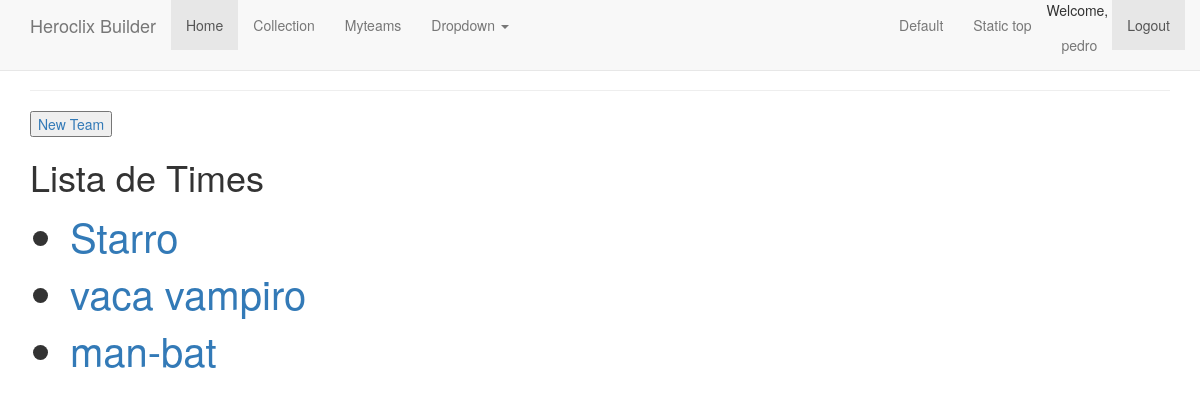
Before: /myteam (signed in) with the older database file.
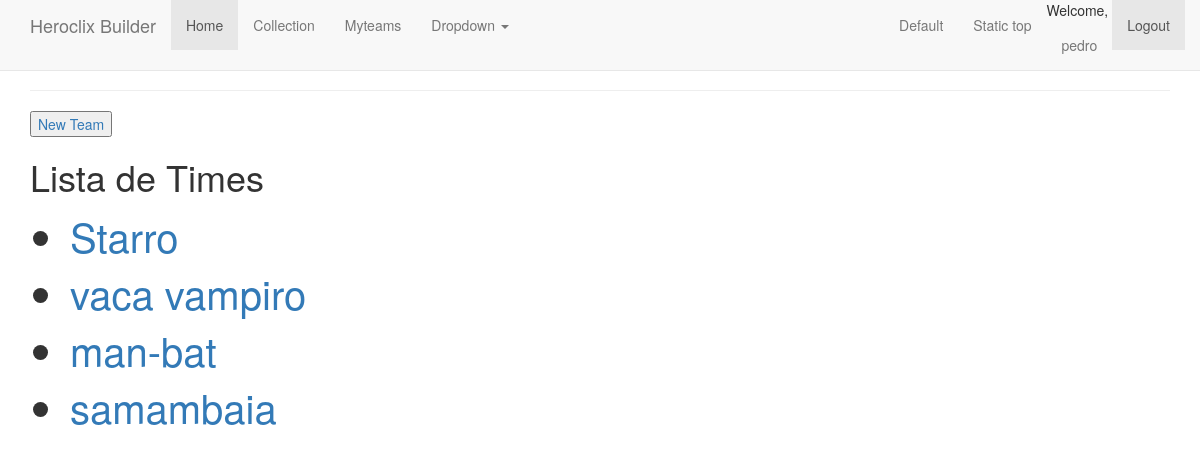
After: the same page with the newer database file.
### app/models.py (models this page shows, shortened)
class User(UserMixin, db.Model):
    id = db.Column(db.Integer, primary_key=True)
    username = db.Column(db.String(64), index=True, unique=True)
    email = db.Column(db.String(128), index=True, unique=True)
    password_hash = db.Column(db.String(128))
    team = db.relationship('Team', backref='team_owner', lazy='dynamic')

class Team(db.Model):
    id = db.Column(db.Integer, primary_key=True)
    team_name = db.Column(db.String(64), index=True)
    team_point = db.Column(db.Integer, index=True)
    team_desc = db.Column(db.String(64), index=True)
    user_id = db.Column(db.Integer, db.ForeignKey('user.id'))

### app/routes.py (the view)
@app.route('/myteam')
@login_required
def myteam():
    myteam = Team.query.filter_by(user_id=current_user.id)
    return render_template('myteam.html', myteam=myteam, title='Team')

### app/models.py (called while the page is built)
@login.user_loader
def load_user(id):
    return User.query.get(int(id))

### app/templates/myteam.html
{% extends "layout.html" %}
{% block content %}
<button type="button"><a href="{{url_for('newteam', id=current_user.id)}}">New Team</a></button>
 <h1> Lista de Times </h1>
    <div>
        <ul>
         {% for myteam in myteam %}
          <li style="font-size: 30pt"><a href="{{ url_for('myteam', id=myteam.id) }}">{{ myteam.team_name }}</a></li>
         {% endfor %}
        </ul>
    </div>
{% endblock %}

### app/templates/layout.html (shortened to what this page needs)
<!DOCTYPE html>
<html lang="en">
  <head>
    <link rel="stylesheet" href="https://maxcdn.bootstrapcdn.com/bootstrap/3.3.7/css/bootstrap.min.css">
    <link href="{{ url_for('static', filename="css/bootstrap.min.css") }}" rel="stylesheet">
    <link href="{{ url_for('static', filename="css/ie10-viewport-bug-workaround.css") }}" rel="stylesheet">
    <link href="{{ url_for('static', filename="css/navbar-fixed-top.css") }}" rel="stylesheet">
  </head>
  <body>
    <nav class="navbar navbar-default navbar-fixed-top">
      <div class="container">
        <div class="navbar-header">
          <a class="navbar-brand" href="/index">Heroclix Builder</a>
        </div>
        <div id="navbar" class="navbar-collapse collapse">
          <ul class="nav navbar-nav">
            <li class="active"><a href="{{ url_for('index') }}">Home</a></li>
            <li><a href="{{ url_for('collection') }}">Collection</a></li>
            <li><a href="{{ url_for('myteam') }}">Myteams</a></li>
            <li class="dropdown">
              <a href="#" class="dropdown-toggle" data-toggle="dropdown" role="button" aria-haspopup="true" aria-expanded="false">Dropdown <span class="caret"></span></a>
            </li>
          </ul>
          <ul class="nav navbar-nav navbar-right">
            <li><a href="../navbar/">Default</a></li>
            <li><a href="../navbar-static-top/">Static top</a></li>
            {% if current_user.is_anonymous %}
              <li class="active"><a href="{{ url_for('login') }}">Login<span class="sr-only">(current)</span></a></li>
            {% else %}
              <li>Welcome, <a href="{{ url_for('user', username=current_user.username) }}">{{ current_user.username }}</a></li>
              <li class="active"><a href="{{ url_for('logout') }}">Logout<span class="sr-only">(current)</span></a></li>
            {% endif %}
          </ul>
        </div>
      </div>
    </nav>
    <div class="container">
      <hr>
      {% block content %}{% endblock %}
    </div>
  </body>
</html>

### app/static/css/navbar-fixed-top.css (style rules this page uses)
body { min-height: 2000px; padding-top: 70px; }

Changed rows visible on the page:
added Team: team_name "samambaia"
